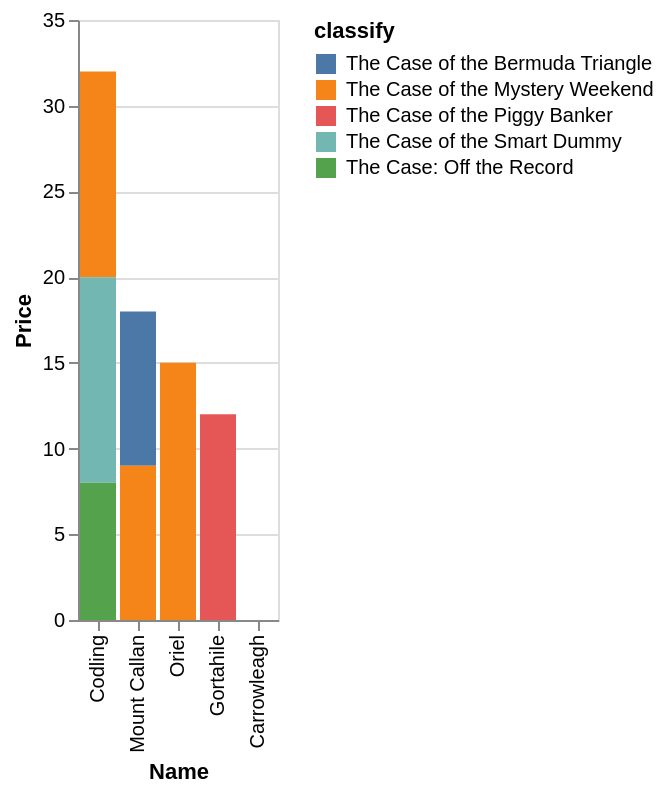

The Vega-Lite source for this figure:
### Vega-Lite specification from a JSON file in a GitHub repository (floating-point values rounded to 4 significant figures)
{"data": {"values": [{"x_data": "Codling", "y_data": 0, "classify": "The Case of the Bermuda Triangle"}, {"x_data": "Oriel", "y_data": 0, "classify": "The Case of the Bermuda Triangle"}, {"x_data": "Gortahile", "y_data": 0, "classify": "The Case of the Bermuda Triangle"}, {"x_data": "Mount Callan", "y_data": 9, "classify": "The Case of the Bermuda Triangle"}, {"x_data": "Carrowleagh", "y_data": 0, "classify": "The Case of the Bermuda Triangle"}, {"x_data": "Codling", "y_data": 12, "classify": "The Case of the Mystery Weekend"}, {"x_data": "Oriel", "y_data": 15, "classify": "The Case of the Mystery Weekend"}, {"x_data": "Gortahile", "y_data": 0, "classify": "The Case of the Mystery Weekend"}, {"x_data": "Mount Callan", "y_data": 9, "classify": "The Case of the Mystery Weekend"}, {"x_data": "Carrowleagh", "y_data": 0, "classify": "The Case of the Mystery Weekend"}, {"x_data": "Codling", "y_data": 0, "classify": "The Case of the Piggy Banker"}, {"x_data": "Oriel", "y_data": 0, "classify": "The Case of the Piggy Banker"}, {"x_data": "Gortahile", "y_data": 12, "classify": "The Case of the Piggy Banker"}, {"x_data": "Mount Callan", "y_data": 0, "classify": "The Case of the Piggy Banker"}, {"x_data": "Carrowleagh", "y_data": 0, "classify": "The Case of the Piggy Banker"}, {"x_data": "Codling", "y_data": 12, "classify": "The Case of the Smart Dummy"}, {"x_data": "Oriel", "y_data": 0, "classify": "The Case of the Smart Dummy"}, {"x_data": "Gortahile", "y_data": 0, "classify": "The Case of the Smart Dummy"}, {"x_data": "Mount Callan", "y_data": 0, "classify": "The Case of the Smart Dummy"}, {"x_data": "Carrowleagh", "y_data": 0, "classify": "The Case of the Smart Dummy"}, {"x_data": "Codling", "y_data": 8, "classify": "The Case: Off the Record"}, {"x_data": "Oriel", "y_data": 0, "classify": "The Case: Off the Record"}, {"x_data": "Gortahile", "y_data": 0, "classify": "The Case: Off the Record"}, {"x_data": "Mount Callan", "y_data": 0, "classify": "The Case: Off the Record"}, {"x_data": "Carrowleagh", "y_data": 0, "classify": "The Case: Off the Record"}]}, "mark": "bar", "encoding": {"x": {"field": "x_data", "type": "nominal", "title": "Name", "sort": {"op": "sum", "field": "y_data", "order": "descending"}}, "y": {"field": "y_data", "type": "quantitative", "title": "Price"}, "color": {"field": "classify"}}}
